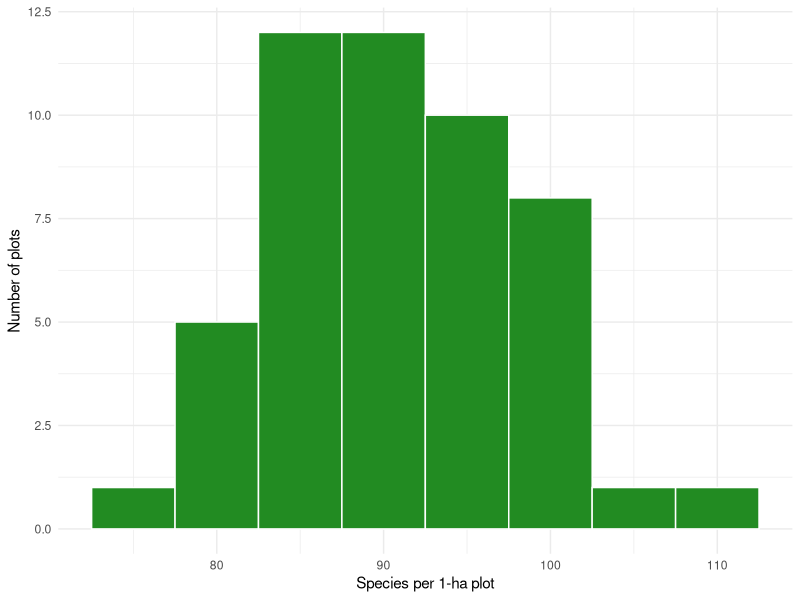
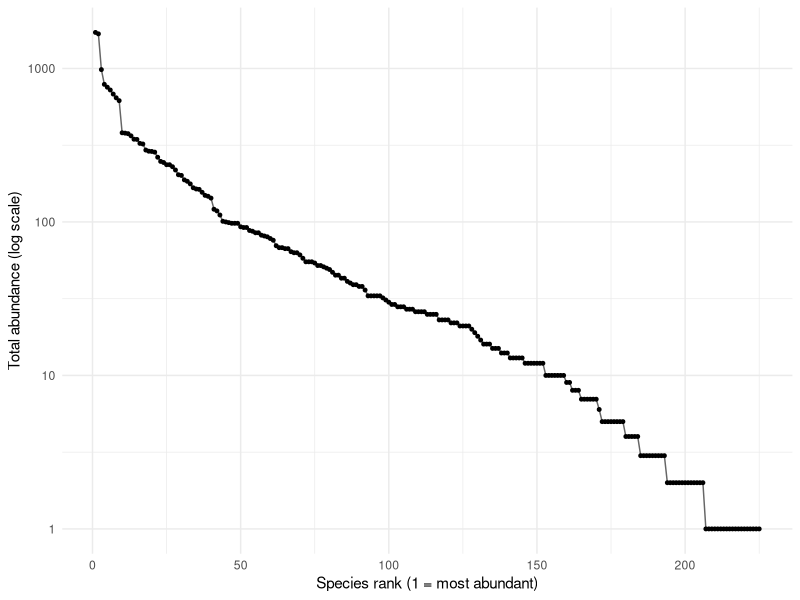
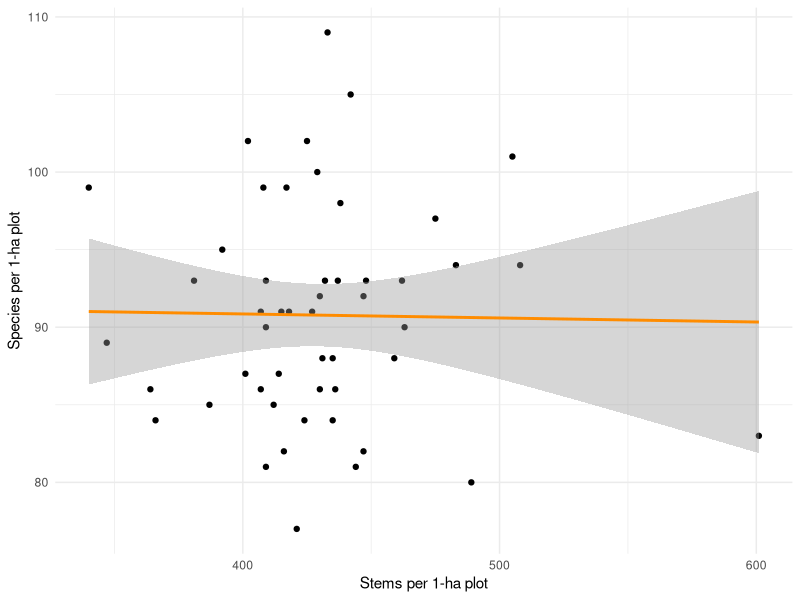
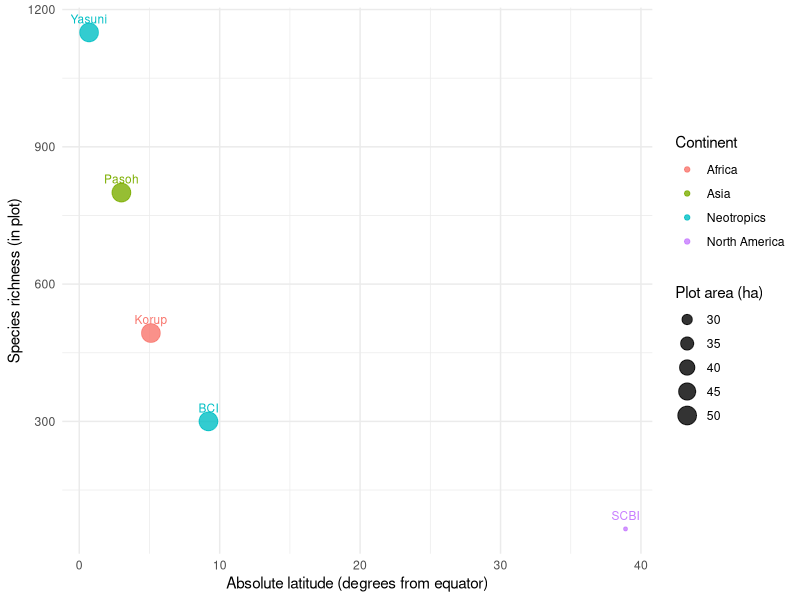
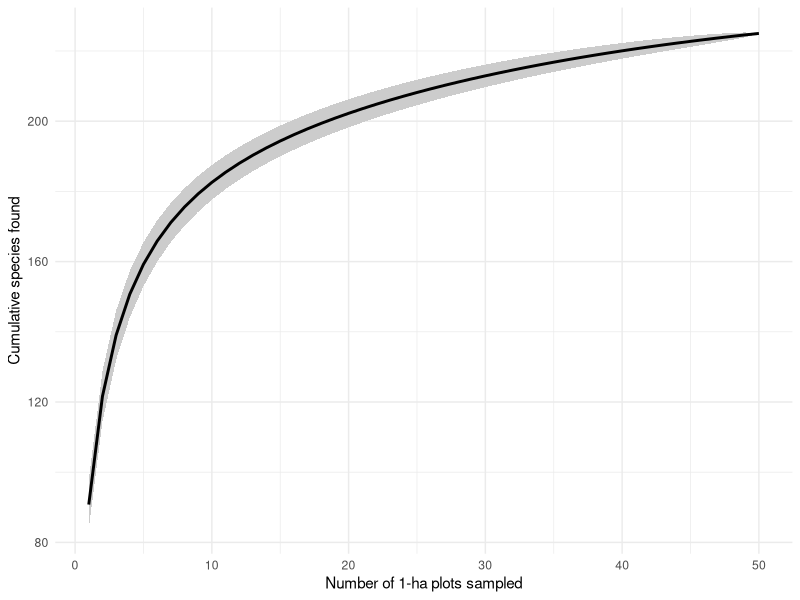

Here is the R script that generated these plots, in order:
## ---- chunk 1
#| label: setup
#| include: false
knitr::opts_chunk$set(message = FALSE, warning = FALSE)
## ---- chunk 2
#| label: libraries
library(vegan)      # community ecology: diversity, rarefaction, accumulation
library(tidyverse)  # data wrangling and ggplot2
library(broom)      # tidy model output

data(BCI)           # load the Barro Colorado Island plot-by-species table
## ---- chunk 3
#| label: peek
dim(BCI)            # rows = 1-ha plots, columns = species
BCI[1:5, 1:6]       # a corner of the table: counts of trees, by species, by plot
## ---- chunk 4
#| label: richness
richness <- specnumber(BCI)     # one richness value per 1-ha plot
summary(richness)               # how many species per hectare?
## ---- chunk 5
#| label: fig-richness-hist
#| fig-cap: "Distribution of tree species richness across the fifty 1-ha BCI plots."
tibble(richness = richness) |>
  ggplot(aes(x = richness)) +
  geom_histogram(binwidth = 5, fill = "forestgreen", colour = "white") +
  labs(x = "Species per 1-ha plot", y = "Number of plots") +
  theme_minimal()
## ---- chunk 6
#| label: fig-rankabundance
#| fig-cap: "Rank--abundance (Whittaker) plot for pooled BCI trees. A few species are very common; a long tail is rare."
pooled <- colSums(BCI)                      # total trees of each species, all plots

rank_ab <- tibble(species = names(pooled), abundance = pooled) |>
  filter(abundance > 0) |>
  arrange(desc(abundance)) |>
  mutate(rank = row_number())

ggplot(rank_ab, aes(x = rank, y = abundance)) +
  geom_line(colour = "grey40") +
  geom_point(size = 1) +
  scale_y_log10() +
  labs(x = "Species rank (1 = most abundant)",
       y = "Total abundance (log scale)") +
  theme_minimal()
## ---- chunk 7
#| label: diversity-indices
shannon <- diversity(BCI, index = "shannon")   # accounts for richness + evenness
simpson <- diversity(BCI, index = "simpson")   # prob. two random trees differ

tibble(shannon = shannon, simpson = simpson) |>
  summarise(across(everything(), list(mean = mean, sd = sd)))
## ---- chunk 8
#| label: hill
#| fig-cap: false
## The "effective number of species": how many EQUALLY-common species
## would give the same Shannon diversity?
effective_species <- exp(shannon)
summary(effective_species)
## ---- chunk 9
#| label: rarefaction
stems <- rowSums(BCI)                 # total trees per plot
min_stems <- min(stems)               # thin every plot to this many
rarefied <- rarefy(BCI, sample = min_stems)

tibble(observed = richness, rarefied = rarefied) |>
  summarise(mean_observed = mean(observed),
            mean_rarefied = mean(rarefied))
## ---- chunk 10
#| label: richness-stems-model
model_df <- tibble(richness = richness, stems = rowSums(BCI))

fit <- lm(richness ~ stems, data = model_df)

tidy(fit)      # slope, intercept, and their uncertainty
glance(fit)    # r.squared: how much of richness variation stems explain
## ---- chunk 11
#| label: fig-richness-stems
#| fig-cap: "Plot-level richness vs. number of stems, with a fitted line."
ggplot(model_df, aes(x = stems, y = richness)) +
  geom_point() +
  geom_smooth(method = "lm", se = TRUE, colour = "darkorange") +
  labs(x = "Stems per 1-ha plot", y = "Species per 1-ha plot") +
  theme_minimal()
## ---- chunk 12
#| label: sites-table
sites <- tribble(
  ~site,             ~country,    ~continent,      ~abs_latitude, ~area_ha, ~species,
  "SCBI",            "USA",       "North America",          38.9,     25.6,       65,
  "BCI",             "Panama",    "Neotropics",              9.2,     50.0,      300,
  "Korup",           "Cameroon",  "Africa",                  5.1,     50.0,      493,
  "Pasoh",           "Malaysia",  "Asia",                    3.0,     50.0,      800,
  "Yasuni",          "Ecuador",   "Neotropics",              0.7,     50.0,     1150
)

sites
## ---- chunk 13
#| label: fig-latitude
#| fig-cap: "Tree species richness vs. absolute latitude across forest plots. Point size shows plot area; colour shows continent. Mind the area caveat."
ggplot(sites, aes(x = abs_latitude, y = species,
                  colour = continent, size = area_ha)) +
  geom_point(alpha = 0.8) +
  geom_text(aes(label = site), vjust = -1, size = 3, show.legend = FALSE) +
  labs(x = "Absolute latitude (degrees from equator)",
       y = "Species richness (in plot)",
       colour = "Continent", size = "Plot area (ha)") +
  theme_minimal()
## ---- chunk 14
   #| label: deliverable-accumulation
   #| eval: false
   accum <- specaccum(BCI)   # cumulative species as plots are added
   accum_df <- tibble(plots = accum$sites,
                      richness = accum$richness,
                      sd = accum$sd)

   ggplot(accum_df, aes(x = plots, y = richness)) +
     geom_ribbon(aes(ymin = richness - sd, ymax = richness + sd),
                 fill = "grey80") +
     geom_line(linewidth = 1) +
     labs(x = "Number of 1-ha plots sampled",
          y = "Cumulative species found") +
     theme_minimal()
